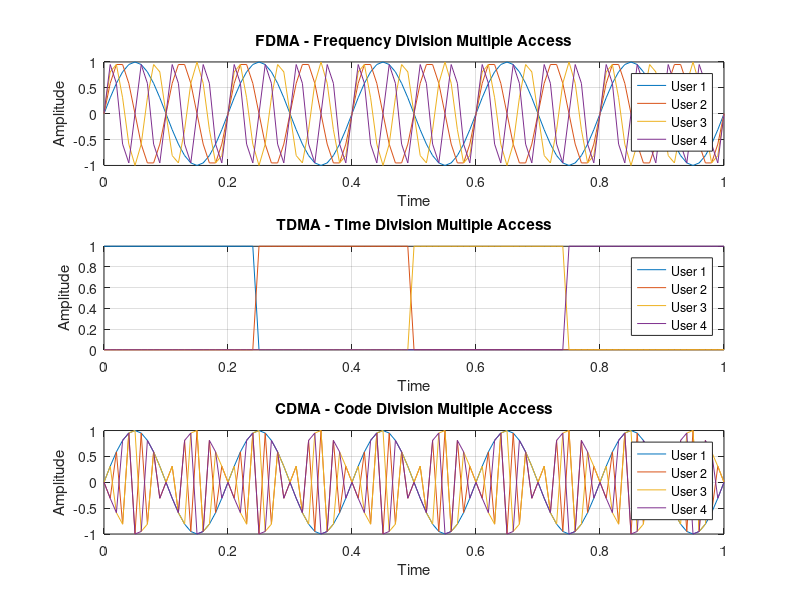

Recreate this plot in MATLAB.
clc;
clear;
close all;

% Number of users
num_users = 4;

% Time samples
t = 0:0.01:1;

%% ---------------- FDMA ----------------
fdma_signal = zeros(num_users, length(t));

for user = 1:num_users
    
    % Different carrier frequency for each user
    freq = user * 5;
    
    fdma_signal(user,:) = sin(2*pi*freq*t);
end

%% ---------------- TDMA ----------------
tdma_signal = zeros(num_users, length(t));

slot_length = floor(length(t)/num_users);

for user = 1:num_users
    
    start_idx = (user-1)*slot_length + 1;
    
    if user == num_users
        end_idx = length(t);
    else
        end_idx = user*slot_length;
    end
    
    tdma_signal(user,start_idx:end_idx) = 1;
end

%% ---------------- CDMA ----------------

% Walsh Codes
codes = [ 1  1  1  1;
          1 -1  1 -1;
          1  1 -1 -1;
          1 -1 -1  1 ];

cdma_signal = zeros(num_users, length(t));

for user = 1:num_users
    
    % User data signal
    data = sin(2*pi*5*t);
    
    % Repeat spreading code
    code = repmat(codes(user,:), 1, ceil(length(t)/4));
    
    code = code(1:length(t));
    
    % Spread spectrum signal
    cdma_signal(user,:) = data .* code;
end

%% ---------------- Plotting ----------------

figure;

% FDMA Plot
subplot(3,1,1);

plot(t, fdma_signal);

title('FDMA - Frequency Division Multiple Access');
xlabel('Time');
ylabel('Amplitude');

legend('User 1','User 2','User 3','User 4');

grid on;

% TDMA Plot
subplot(3,1,2);

plot(t, tdma_signal);

title('TDMA - Time Division Multiple Access');
xlabel('Time');
ylabel('Amplitude');

legend('User 1','User 2','User 3','User 4');

grid on;

% CDMA Plot
subplot(3,1,3);

plot(t, cdma_signal);

title('CDMA - Code Division Multiple Access');
xlabel('Time');
ylabel('Amplitude');

legend('User 1','User 2','User 3','User 4');

grid on;
